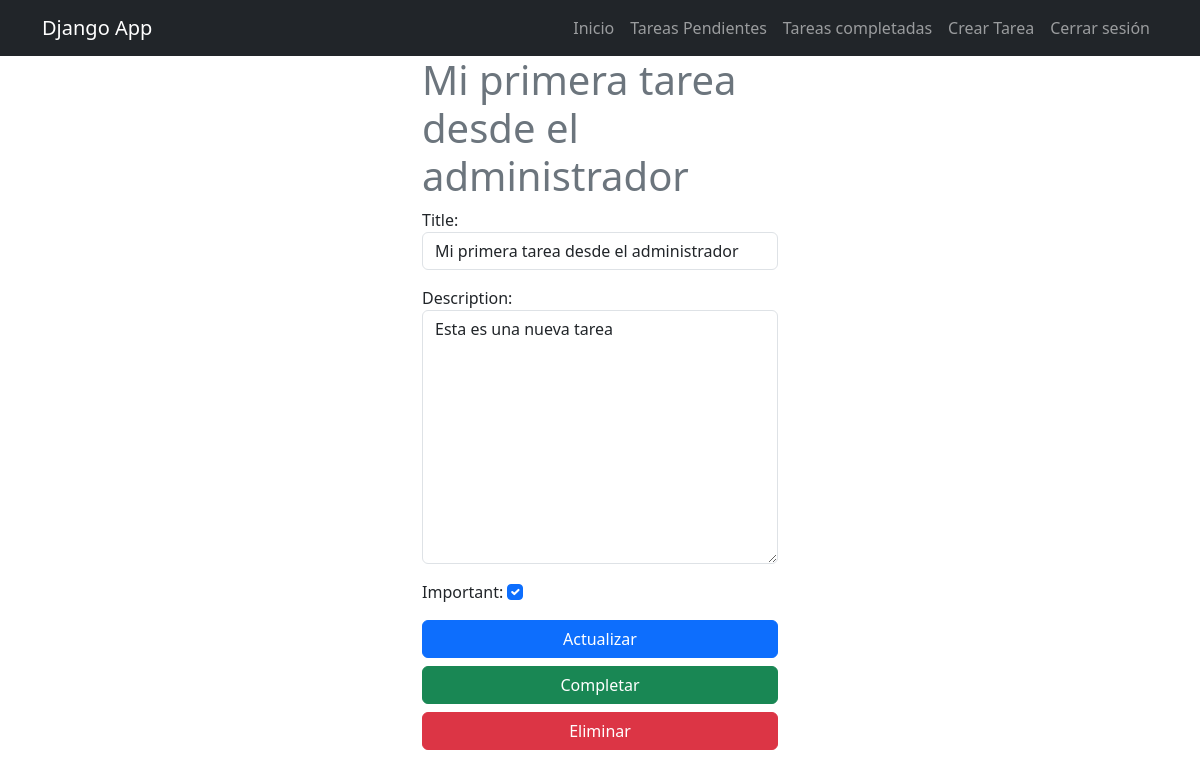
Screenshot of /tasks/1/ (signed in) with the database file from the repository.
### task/models.py (models this page shows, shortened)
class Task(models.Model):
    title = models.CharField(max_length=100)
    description = models.TextField(blank=False)
    created = models.DateTimeField(auto_now_add=True)
    datecompleted = models.DateTimeField(null=True, blank=True)
    important = models.BooleanField(default=False)
    user = models.ForeignKey(User, on_delete=models.CASCADE)

### task/views.py (the view, shortened to what this page needs)
# urls.py: path('tasks/<int:task_id>/', views.task_detail, name="task_detail"),
@login_required
def task_detail(request, task_id):
    if request.method == 'GET':
        task = get_object_or_404(Task, pk=task_id,user = request.user)
        form = TaskForm(instance=task)
        return render(request, 'task_detail.html', {
            'task': task,
            'form': form})

### task/forms.py
class TaskForm(forms.ModelForm):
    class Meta:
        model = Task
        fields = ['title', 'description', 'important']
        widgets = {
            'title': forms.TextInput(attrs={'class': 'form-control', 'placeholder': 'Nombre de la tarea'}),
            'description': forms.Textarea(attrs={'class': 'form-control', 'placeholder': 'Descripción de la tarea'}),
            'important': forms.CheckboxInput(attrs={'class': 'form-check-input'}),
        }

### task/templates/task_detail.html (shortened to what this page needs)
{% extends 'base.html' %}
{% block content %}
    <main class="container">
        <div class="row">
            <div class="col-md-4 offset-md-4">
                <h1 class="text-secondary">{{task.title}}</h1>
                <div>
                    <form action="" method="POST">
                        {{ form.as_p }}
                        <div class="d-grid gap-2 mt-2">
                            <button class="btn btn-primary">
                                Actualizar
                            </button>
                        </div>
                    </form>
                    <form action="{% url 'complete_task' task.id %}" method="POST">
                        <div class="d-grid gap-2 mt-2">
                            <button class="btn btn-success">
                                Completar
                            </button>
                        </div>
                    </form>
                    <form action="{% url 'delete_task' task.id %}" method="POST">
                        <div class="d-grid gap-2 mt-2">
                            <button class="btn btn-danger">
                                Eliminar
                            </button>
                        </div>
                    </form>
                </div>
            </div>
        </div>
    </main>
{% endblock %}

### rows the page displays
Task: title "Mi primera tarea desde el administrador", description "Esta es una nueva tarea", important "☑"
